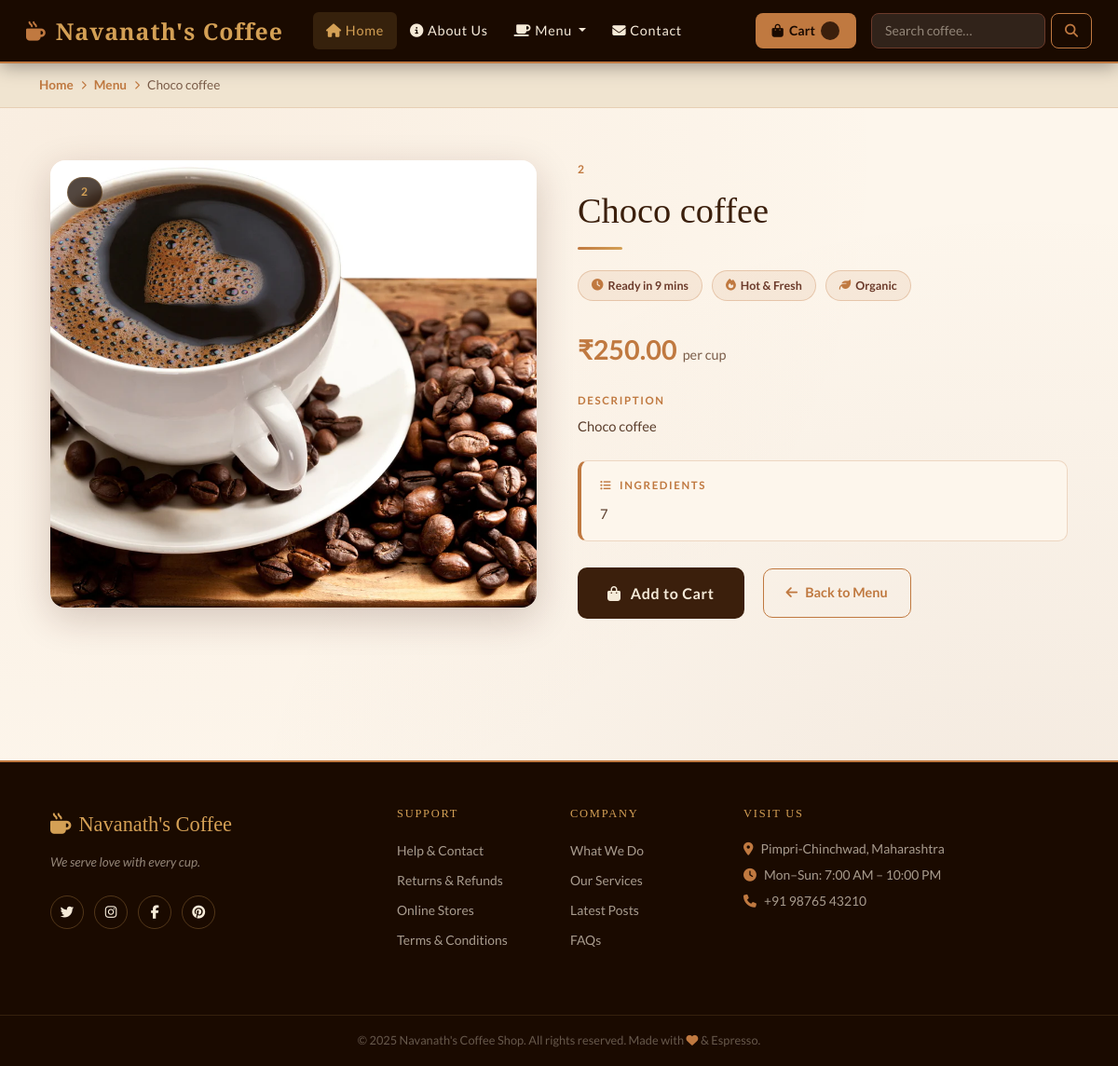
Screenshot of /products/2/ with the database file from the repository.
### shop/models.py (models this page shows, shortened)
class Product(models.Model):
    product_name = models.CharField(max_length=200)
    category = models.CharField(max_length=500)
    ingredients = models.CharField(max_length=2000, default="")
    description = models.TextField()
    price = models.DecimalField(max_digits=10, decimal_places=2)
    image = models.ImageField(upload_to="house/images", default="")

### shop/views.py (the view)
# urls.py: path('products/<int:product_id>/', views.product_detail, name='product_detail'),
def product_detail(request, product_id):
    product = get_object_or_404(Product, id=product_id)
    return render(request, 'shop/product_detail.html', {'product': product})

### shop/templates/shop/product_detail.html (shortened to what this page needs)
{% extends "base.html" %}
{% load static %}
{% block body %}
<div class="breadcrumb-bar">
  <div class="container">
    <a href="/">Home</a>
    <i class="fas fa-chevron-right"></i>
    <a href="{% url 'product_list' %}">Menu</a>
    <i class="fas fa-chevron-right"></i>
    <span>{{ product.product_name }}</span>
  </div>
</div>
<div class="container detail-section">
  <div class="row align-items-start g-5">
    <div class="col-md-6 fade-in-up">
      <div class="product-img-wrap">
        <img src="{{ product.image.url }}" alt="{{ product.product_name }}">
        <span class="category-badge">{{ product.category }}</span>
      </div>
    </div>
    <div class="col-md-6 fade-in-up product-info" style="animation-delay:.2s">
      <div class="product-category">{{ product.category }}</div>
      <h1>{{ product.product_name }}</h1>
      <div class="divider"></div>
      <div class="meta-chips">
        <span class="meta-chip"><i class="fas fa-clock"></i> Ready in 9 mins</span>
        <span class="meta-chip"><i class="fas fa-fire"></i> Hot &amp; Fresh</span>
        <span class="meta-chip"><i class="fas fa-leaf"></i> Organic</span>
      </div>
      <div class="price-display">₹{{ product.price }} <span>per cup</span></div>
      <div class="info-label">Description</div>
      <div class="info-text">{{ product.description }}</div>
      {% if product.ingredients %}
      <div class="ingredients-box">
        <div class="info-label"><i class="fas fa-list-ul me-1"></i> Ingredients</div>
        <div class="info-text">{{ product.ingredients }}</div>
      </div>
      {% endif %}
      <div class="d-flex align-items-center flex-wrap gap-2">
        <a href="{% url 'add_to_cart' product.id %}" class="btn-cart-large">
          <i class="fas fa-shopping-bag"></i> Add to Cart
        </a>
        <a href="{% url 'product_list' %}" class="btn-back">
          <i class="fas fa-arrow-left"></i> Back to Menu
        </a>
      </div>
    </div>
  </div>
</div>
{% endblock %}

### shop/templates/base.html (style rules this page uses)
:root { --espresso: #1a0a00; --roast: #3b1f0c; --mocha: #6b3a2a; --caramel: #c07940; --cream: #f5ead8; --foam: #fdf6ec; --accent: #d4a055; --muted: #7a5c48; --shadow: 0 4px 24px rgba(60,20,10,.15); --r: 12px; --t: .3s ease; }
*, *::before, *::after { box-sizing: border-box; }
html { overflow-x: hidden; scroll-behavior: smooth; }
body { overflow-x: clip; }
body { font-family: 'Lato', sans-serif; background: var(--foam); color: var(--espresso); line-height: 1.7; background-image: radial-gradient(ellipse at 8% 15%, rgba(192,121,64,.07) 0%, transparent 55%), radial-gradient(ellipse at 92% 85%, rgba(107,58,42,.07) 0%, transparent 55%); }
h1,h2,h3,h4,h5,h6 { font-family:'Playfair Display',serif; color:var(--roast); }
a { text-decoration:none; color:inherit; transition:color var(--t); }
.row { margin-left: 0 !important; margin-right: 0 !important; }
img { max-width: 100%; }

### shop/templates/shop/product_detail.html (style rules this page uses)
.detail-section { padding: 56px 0 80px; }
.breadcrumb-bar { background: #f0e4d0; padding: 12px 0; border-bottom: 1px solid rgba(192,121,64,.2); }
.breadcrumb-bar .container { display: flex; align-items: center; gap: 8px; font-size: .85rem; color: #7a5c48; }
.breadcrumb-bar a { color: #c07940; font-weight: 600; }
.breadcrumb-bar i { font-size: .6rem; color: #c07940; }
.product-img-wrap { border-radius: 16px; overflow: hidden; box-shadow: 0 12px 40px rgba(60,20,10,.2); position: relative; }
.product-img-wrap img { width: 100%; height: 480px; object-fit: cover; display: block; transition: transform .5s ease; }
.product-img-wrap .category-badge { position: absolute; top: 18px; left: 18px; background: rgba(26,10,0,.75); color: #d4a055; font-size: .75rem; font-weight: 700; letter-spacing: .12em; text-transform: uppercase; padding: 5px 14px; border-radius: 30px; backdrop-filter: blur(4px); border: 1px solid rgba(212,160,85,.3); }
.product-info { padding-left: 20px; }
.product-info .product-category { font-size: .75rem; letter-spacing: .18em; text-transform: uppercase; color: #c07940; font-weight: 700; margin-bottom: 10px; }
.product-info h1 { font-family: 'Playfair Display', serif; font-size: 2.4rem; color: #3b1f0c; margin-bottom: 6px; line-height: 1.2; }
.product-info .price-display { font-size: 1.8rem; font-weight: 700; color: #c07940; margin: 18px 0 20px; display: flex; align-items: baseline; gap: 6px; }
.product-info .price-display span { font-size: .9rem; color: #7a5c48; font-weight: 400; }
.product-info .divider { width: 48px; height: 3px; background: linear-gradient(90deg, #c07940, #d4a055); border-radius: 2px; margin: 16px 0 22px; }
.info-label { font-size: .72rem; letter-spacing: .14em; text-transform: uppercase; color: #c07940; font-weight: 700; margin-bottom: 6px; }
.info-text { font-size: .92rem; color: #5a3d2b; line-height: 1.7; margin-bottom: 24px; }
.ingredients-box { background: #fdf6ec; border: 1px solid rgba(192,121,64,.25); border-left: 4px solid #c07940; border-radius: 10px; padding: 16px 20px; margin-bottom: 28px; }
.ingredients-box .info-label { margin-bottom: 8px; }
.ingredients-box .info-text { margin: 0; }
.btn-cart-large { display: inline-flex; align-items: center; gap: 10px; background: #3b1f0c; color: #f5ead8; border: none; border-radius: 10px; font-family: 'Lato', sans-serif; font-weight: 700; font-size: 1rem; padding: 14px 32px; letter-spacing: .04em; transition: background .3s ease, transform .3s ease, box-shadow .3s ease; text-decoration: none; }
.btn-back { display: inline-flex; align-items: center; gap: 8px; border: 1.5px solid #c07940; color: #c07940; background: transparent; border-radius: 10px; font-weight: 700; font-size: .9rem; padding: 13px 24px; transition: background .3s ease, color .3s ease; text-decoration: none; margin-left: 12px; }
.meta-chips { display: flex; gap: 10px; flex-wrap: wrap; margin-bottom: 28px; }
.meta-chip { background: rgba(192,121,64,.1); border: 1px solid rgba(192,121,64,.3); color: #6b3a2a; border-radius: 30px; font-size: .78rem; font-weight: 700; padding: 5px 14px; display: flex; align-items: center; gap: 5px; }
.meta-chip i { color: #c07940; }
.fade-in-up { opacity: 0; transform: translateY(20px); animation: fadeUp .55s ease .1s forwards; }

### rows the page displays
Product: product_name "Choco coffee", image (picture), category "2", price "250.00", description "Choco coffee", ingredients "7"
